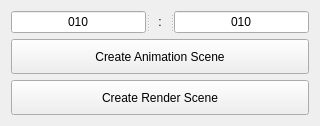
<?xml version="1.0" encoding="UTF-8"?>
<ui version="4.0">
 <class>CreateScene</class>
 <widget class="QWidget" name="CreateScene">
  <property name="geometry">
   <rect>
    <x>0</x>
    <y>0</y>
    <width>320</width>
    <height>120</height>
   </rect>
  </property>
  <property name="windowTitle">
   <string>Create Scene</string>
  </property>
  <layout class="QVBoxLayout" name="verticalLayout">
   <item>
    <widget class="QSplitter" name="splitter">
     <property name="orientation">
      <enum>Qt::Horizontal</enum>
     </property>
     <widget class="QLineEdit" name="lin_episode">
      <property name="maximumSize">
       <size>
        <width>1000</width>
        <height>16777215</height>
       </size>
      </property>
      <property name="text">
       <string>010</string>
      </property>
      <property name="alignment">
       <set>Qt::AlignCenter</set>
      </property>
     </widget>
     <widget class="QLabel" name="lab_shot">
      <property name="minimumSize">
       <size>
        <width>20</width>
        <height>0</height>
       </size>
      </property>
      <property name="maximumSize">
       <size>
        <width>20</width>
        <height>16777215</height>
       </size>
      </property>
      <property name="text">
       <string>:</string>
      </property>
      <property name="alignment">
       <set>Qt::AlignCenter</set>
      </property>
     </widget>
     <widget class="QLineEdit" name="lin_shot">
      <property name="maximumSize">
       <size>
        <width>1000</width>
        <height>16777215</height>
       </size>
      </property>
      <property name="text">
       <string>010</string>
      </property>
      <property name="alignment">
       <set>Qt::AlignCenter</set>
      </property>
     </widget>
    </widget>
   </item>
   <item>
    <widget class="QPushButton" name="btn_createAnimScene">
     <property name="minimumSize">
      <size>
       <width>0</width>
       <height>35</height>
      </size>
     </property>
     <property name="text">
      <string>Create Animation Scene</string>
     </property>
    </widget>
   </item>
   <item>
    <widget class="QPushButton" name="btn_createRenderScene">
     <property name="minimumSize">
      <size>
       <width>0</width>
       <height>35</height>
      </size>
     </property>
     <property name="text">
      <string>Create Render Scene</string>
     </property>
    </widget>
   </item>
  </layout>
 </widget>
 <resources/>
 <connections/>
</ui>
